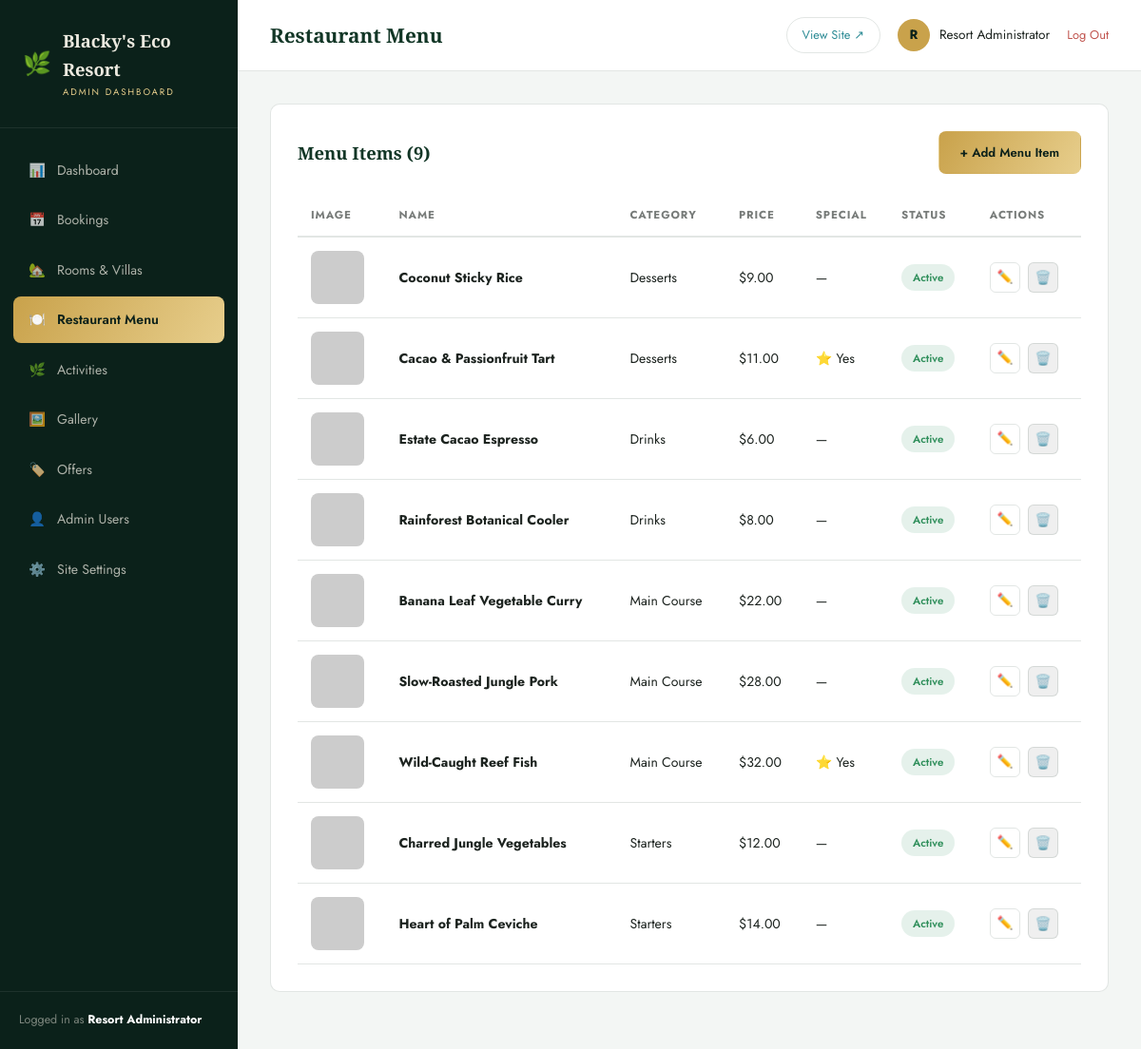
Screenshot of /admin/menu.php (signed in) with the database file from the repository.
### tables this page shows
CREATE TABLE settings (
  id INT PRIMARY KEY DEFAULT 1,
  site_name VARCHAR(150) NOT NULL DEFAULT "Blacky's Eco Resort",
  tagline VARCHAR(255) NOT NULL DEFAULT 'Barefoot Luxury. Untouched Nature.',
  phone VARCHAR(40) DEFAULT '+1 555 200 3000',
  whatsapp_number VARCHAR(40) DEFAULT '15552003000',
  email VARCHAR(150) DEFAULT 'stay@blackysecoresort.com',
  address VARCHAR(255) DEFAULT 'Isla Verde Coastal Reserve, Costa Esmeralda',
  logo VARCHAR(255) DEFAULT '',
  hero_video VARCHAR(255) DEFAULT '',
  facebook VARCHAR(255) DEFAULT '#',
  instagram VARCHAR(255) DEFAULT '#',
  twitter VARCHAR(255) DEFAULT '#',
  latitude DECIMAL(10,7) DEFAULT 9.9280900,
  longitude DECIMAL(10,7) DEFAULT -84.0907400,
  currency VARCHAR(5) NOT NULL DEFAULT '$',
  meta_description VARCHAR(300) DEFAULT "Blacky's Eco Resort — a barefoot-luxury rainforest and lagoon retreat with treehouse villas, overwater suites and farm-to-table dining.",
  meta_keywords VARCHAR(300) DEFAULT 'eco resort, luxury resort, treehouse villa, sustainable travel, rainforest resort',
  updated_at DATETIME NOT NULL DEFAULT CURRENT_TIMESTAMP ON UPDATE CURRENT_TIMESTAMP
);

CREATE TABLE menu_items (
  id INT AUTO_INCREMENT PRIMARY KEY,
  category VARCHAR(60) NOT NULL,
  name VARCHAR(150) NOT NULL,
  description TEXT,
  price DECIMAL(8,2) NOT NULL DEFAULT 0,
  image VARCHAR(255),
  is_special TINYINT(1) NOT NULL DEFAULT 0,
  status ENUM('active','inactive') NOT NULL DEFAULT 'active',
  created_at DATETIME NOT NULL DEFAULT CURRENT_TIMESTAMP
);

### includes/functions.php (called while the page is built, shortened)
<?php
require_once __DIR__ . '/db.php';
function e(?string $value): string
{
    return htmlspecialchars((string)$value, ENT_QUOTES, 'UTF-8');
}
function get_settings(): array
{
    static $settings = null;
    if ($settings === null) {
        $pdo = get_pdo();
        $stmt = $pdo->query('SELECT * FROM settings WHERE id = 1 LIMIT 1');
        $settings = $stmt->fetch() ?: [];
    }
    return $settings;
}
function setting(string $key, $default = '')
{
    $settings = get_settings();
    return $settings[$key] ?? $default;
}
function format_price($amount): string
{
    return setting('currency', '$') . number_format((float)$amount, 2);
}
function resolve_image(?string $value, string $subfolder): string
{
    if (str_starts_with($value, 'http://') || str_starts_with($value, 'https://')) {
        return $value;
    }
    return UPLOAD_URL . '/' . $subfolder . '/' . $value;
}

### includes/auth.php (called while the page is built, shortened)
<?php
require_once __DIR__ . '/functions.php';
function admin_logged_in(): bool
{
    return !empty($_SESSION['admin_id']);
}
function current_admin(): ?array
{
    static $admin = null;
    if ($admin === null) {
        $stmt = get_pdo()->prepare('SELECT id, name, username, email, role FROM admins WHERE id = :id');
        $stmt->execute(['id' => $_SESSION['admin_id']]);
        $admin = $stmt->fetch();
    }
    return $admin;
}

### includes/db.php (called while the page is built, shortened)
<?php
function get_pdo(): PDO
{
    static $pdo = null;
    if ($pdo === null) {
        $dsn = 'mysql:host=' . DB_HOST . ';dbname=' . DB_NAME . ';charset=' . DB_CHARSET;
        try {
            $pdo = new PDO($dsn, DB_USER, DB_PASS, [
                PDO::ATTR_ERRMODE            => PDO::ERRMODE_EXCEPTION,
                PDO::ATTR_DEFAULT_FETCH_MODE => PDO::FETCH_ASSOC,
                PDO::ATTR_EMULATE_PREPARES   => false,
            ]);
        } catch (PDOException $e) {
            if (APP_DEBUG) {
                die('Database connection failed: ' . htmlspecialchars($e->getMessage()));
            }
            die('We are unable to connect right now. Please try again shortly.');
        }
    }
    return $pdo;
}

### admin/menu.php (the view, shortened to what this page needs)
<?php
$page_title = 'Restaurant Menu';
$active = 'menu';
require_once __DIR__ . '/includes/admin_header.php';
$pdo = get_pdo();
$items = $pdo->query('SELECT * FROM menu_items ORDER BY category, id DESC')->fetchAll();
?>
<div class="panel">
  <div class="panel-head"><h2>Menu Items (<?= count($items) ?>)</h2><a href="menu_form.php" class="btn btn-gold">+ Add Menu Item</a></div>
  <div class="table-wrap">
    <table class="admin-table">
      <thead><tr><th>Image</th><th>Name</th><th>Category</th><th>Price</th><th>Special</th><th>Status</th><th>Actions</th></tr></thead>
      <tbody>
        <?php foreach ($items as $item): ?>
        <tr>
          <td><img class="table-thumb" src="<?= e(resolve_image($item['image'], 'menu')) ?>" alt=""></td>
          <td><b><?= e($item['name']) ?></b></td>
          <td><?= e($item['category']) ?></td>
          <td><?= format_price($item['price']) ?></td>
          <td><?= $item['is_special'] ? '⭐ Yes' : '—' ?></td>
          <td><span class="badge badge-<?= e($item['status']) ?>"><?= e($item['status']) ?></span></td>
          <td><div class="row-actions">
            <a href="menu_form.php?id=<?= (int)$item['id'] ?>" class="icon-btn" title="Edit">✏️</a>
            <form method="post" class="confirm-delete" style="display:inline;"><button type="submit" class="icon-btn danger" title="Delete">🗑️</button></form>
          </div></td>
        </tr>
        <?php endforeach; ?>
      </tbody>
    </table>
  </div>
</div>
<?php require_once __DIR__ . '/includes/admin_footer.php'; ?>

### admin/includes/admin_header.php (shortened to what this page needs)
<?php
require_once __DIR__ . '/../../includes/functions.php';
require_once __DIR__ . '/../../includes/auth.php';
$admin = current_admin();
$settings = get_settings();
$active = $active ?? '';
$page_title = ($page_title ?? 'Dashboard') . ' | Admin';
$navItems = [
    ['dashboard', 'dashboard.php', '📊', 'Dashboard'],
    ['bookings', 'bookings.php', '📅', 'Bookings'],
    ['rooms', 'rooms.php', '🏡', 'Rooms & Villas'],
    ['menu', 'menu.php', '🍽️', 'Restaurant Menu'],
    ['activities', 'activities.php', '🌿', 'Activities'],
    ['gallery', 'gallery.php', '🖼️', 'Gallery'],
    ['offers', 'offers.php', '🏷️', 'Offers'],
    ['users', 'users.php', '👤', 'Admin Users'],
    ['settings', 'settings.php', '⚙️', 'Site Settings'],
];
?>
<!DOCTYPE html>
<html lang="en">
<head>
<link rel="stylesheet" href="assets/css/admin.css">
</head>
<body>
<div class="app-shell">
  <aside class="sidebar" id="sidebar">
    <div class="sidebar-brand">
      <span class="leaf">🌿</span>
      <div><b><?= e($settings['site_name'] ?? "Blacky's Eco Resort") ?></b><small>Admin Dashboard</small></div>
    </div>
    <nav class="sidebar-nav">
      <?php foreach ($navItems as [$key, $href, $icon, $label]): ?>
        <a href="<?= $href ?>" class="<?= $active === $key ? 'active' : '' ?>"><span class="nav-icon"><?= $icon ?></span> <?= e($label) ?></a>
      <?php endforeach; ?>
    </nav>
    <div class="sidebar-foot">Logged in as <b style="color:#fff;"><?= e($admin['name'] ?? '') ?></b></div>
  </aside>
  <div class="main">
    <header class="topbar">
      <div style="display:flex; align-items:center; gap:16px;">
        <h1><?= e(strtok($page_title, '|')) ?></h1>
      </div>
      <div class="topbar-right">
        <a href="../index.php" target="_blank" class="view-site-link">View Site ↗</a>
        <div class="admin-chip">
          <div class="avatar"><?= e(strtoupper(substr($admin['name'] ?? 'A', 0, 1))) ?></div>
          <span><?= e($admin['name'] ?? '') ?></span>
        </div>
        <a href="logout.php" class="logout-link">Log Out</a>
      </div>
    </header>
    <div class="content">

### rows the page displays
settings: site_name "Blacky's Eco Resort"
menu_items: name "Coconut Sticky Rice", category "Desserts", price.currency "$9.00", status "Active"
menu_items: name "Cacao & Passionfruit Tart", category "Desserts", price.currency "$11.00", is_special "⭐ Yes", status "Active"
menu_items: name "Estate Cacao Espresso", category "Drinks", price.currency "$6.00", status "Active"
menu_items: name "Rainforest Botanical Cooler", category "Drinks", price.currency "$8.00", status "Active"
menu_items: name "Banana Leaf Vegetable Curry", category "Main Course", price.currency "$22.00", status "Active"
menu_items: name "Slow-Roasted Jungle Pork", category "Main Course", price.currency "$28.00", status "Active"
menu_items: name "Wild-Caught Reef Fish", category "Main Course", price.currency "$32.00", is_special "⭐ Yes", status "Active"
menu_items: name "Charred Jungle Vegetables", category "Starters", price.currency "$12.00", status "Active"
menu_items: name "Heart of Palm Ceviche", category "Starters", price.currency "$14.00", status "Active"

### other values shown
$icon "📊"
$label "Dashboard"
$icon "📅"
$label "Bookings"
$icon "🏡"
$label "Rooms & Villas"
$icon "🍽️"
$label "Restaurant Menu"
$icon "🌿"
$label "Activities"
$icon "🖼️"
$label "Gallery"
$icon "🏷️"
$label "Offers"
$icon "👤"
